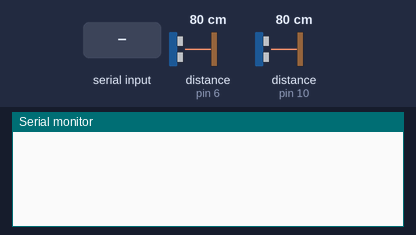
Bench run of a sketch on a simulated Arduino Uno, built with avr-gcc and run on an emulated ATmega328P. Shown: the last lines printed to the serial monitor. The test bench sets the inputs (shaded band); at power-on: distance to the obstacle (sensors on pin 6, pin 10) 80 cm. The echo pulse lasts 58.3 µs per cm.

Above: at 1.2 s.
1.3 s: "a" received over Serial
At 2.5 s:
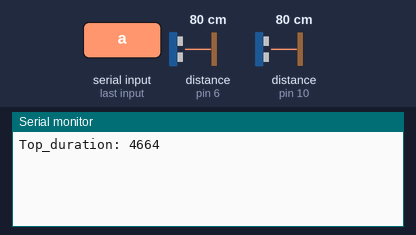
2.8 s: "b" received over Serial
At 3.8 s:
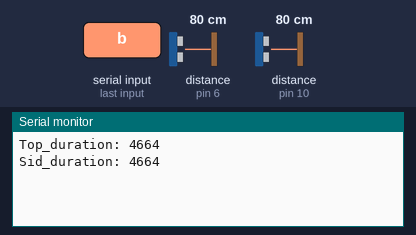

The sketch:

StiftArduinoUltrasonic.ino
```cpp
const int trigPin = 9;
const int echoPin = 10;

const int trigPin2 = 5;
const int echoPin2 = 6;

// defines variables
long duration;
long duration2;
char incomingByte;

void setup() {
pinMode(trigPin, OUTPUT); // Sets the trigPin as an Output
pinMode(echoPin, INPUT); // Sets the echoPin as an Input
pinMode(trigPin2, OUTPUT); // Sets the trigPin as an Output
pinMode(echoPin2, INPUT); // Sets the echoPin as an Input


Serial.begin(9600); // Starts the serial communication

}

void loop() {
    // Ultrasonic Sensor 1 (top_sensor)
    if (Serial.available() > 0) {
    // read the incoming byte:
    incomingByte = Serial.read();
  }
  if(incomingByte == 'a') {
    // Clears the trigPin
    digitalWrite(trigPin, LOW);
    delayMicroseconds(2);

    // Sets the trigPin on HIGH state for 10 micro seconds
    digitalWrite(trigPin, HIGH);
    delayMicroseconds(10);
    digitalWrite(trigPin, LOW);

    // Reads the echoPin, returns the sound wave travel time in microseconds
    duration = pulseIn(echoPin, HIGH);

    // Prints the distance on the Serial Monitor
    Serial.print("Top_duration: ");
    Serial.println(duration);
    incomingByte = 0;
  }
    // Ultrasonic Sensor 2 (side_sensor)
  if(incomingByte == 'b') {
    // Clears the trigPin
    digitalWrite(trigPin2, LOW);
    delayMicroseconds(2);

    // Sets the trigPin on HIGH state for 10 micro seconds
    digitalWrite(trigPin2, HIGH);
    delayMicroseconds(10);
    digitalWrite(trigPin2, LOW);

    // Reads the echoPin, returns the sound wave travel time in microseconds
   duration2= pulseIn(echoPin2, HIGH);

    // Prints the distance on the Serial Monitor
    Serial.print("Sid_duration: ");
    Serial.println(duration2);
    incomingByte = 0;
  }
}
```

Measured:
- after the input at 1.3 s, the serial monitor: prints a new line at once (image 1)
- after the input at 2.8 s, the serial monitor: prints a new line at once (image 2)
